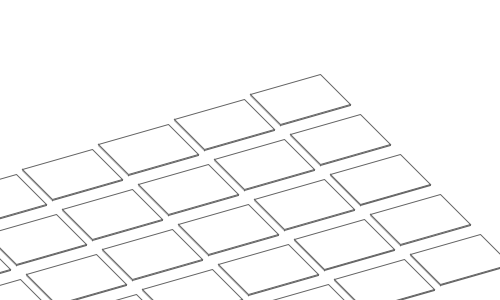
Frame 1 (no input)
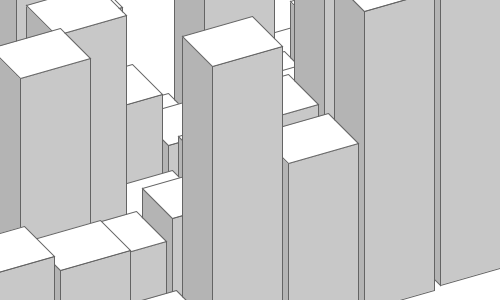
Frame 60 (the mouse pressed at the canvas centre just before this capture)
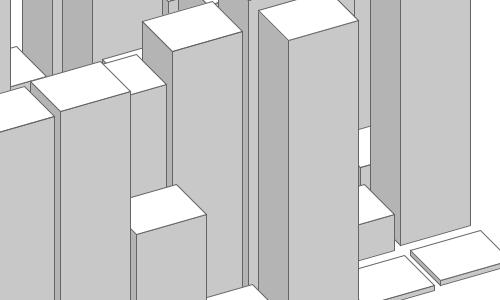
Frame 120 (the mouse held since frame 60 and released just before this capture)

The Processing sketch that drew these frames (run headless with seeded random() and noise(); from frame 60 on, the mouse is pressed at the canvas centre):

// Processing sketch: processing_13481
// ── processing_13481.pde

building[] buildingz;
 
void setup(){
  size(500,300);
  buildingz = new building[0]; 
  float decx=500;float bx=500;
  float decy=-300;
  for (int b= 0;b<5;b++){
    float mindy=0;
    for (int a= 0;a<10;a++){
    float x=-200+decx; float y=decy+mindy + 400;
    if(x>-50 && x<550 && y>0 && y<700){
    new building(x,y);
    }
    decx=decx-76;
    mindy+=25;
    }
    decy=decy+40;
    decx=bx+40;bx=decx;
  }
  stroke(100);
}
 
void draw(){
  background(255);
  for(int a=0;a<buildingz.length;a++){
    buildingz[a].dessine( );
  }
} 

class building{
  float x, y;float h ;
  variateur v;
  float[][] base;
 building(float a, float b){
   h=0;
   v=new variateur(0,600,random(100,600));
   base = new float[0][2];
   float[] ab1 = {a-50,b-5};
   float[] ab2 = {a+20,b-25};
   float[] ab3 = {a+50,b+5};
   float[] ab4 = {a-20,b+25};
   base = (float[][]) append (base, ab1);
   base = (float[][]) append (base, ab2);
   base = (float[][]) append (base, ab3);
   base = (float[][]) append (base, ab4);
  buildingz = (building[]) append(buildingz, this);
 }
 void dessine( ){
   h =v.avance();  
   fill(180 );
   quad(base[0][0],base[0][1], base[0][0],base[0][1]-h, base[3][0],base[3][1]-h,base[3][0],base[3][1]);
     fill(200 );
    quad(base[3][0],base[3][1], base[3][0],base[3][1]-h, base[2][0],base[2][1]-h,base[2][0],base[2][1]);
    fill(255 );
    quad(base[0][0],base[0][1]-h, base[1][0],base[1][1]-h,base[2][0],base[2][1]-h,base[3][0],base[3][1]-h);
     
 }
}

class variateur{
  float step,mini,maxi,etat,diff,val;
  variateur(float mi,float ma, float st){
    diff=(ma-mi)/2;
    etat = PI; 
    step = TWO_PI/st;
    mini=mi;maxi=ma;
  }
  float avance(){
    etat+=step;
    return(mini+((cos(etat)+1)/2)*diff);
  }
}               
